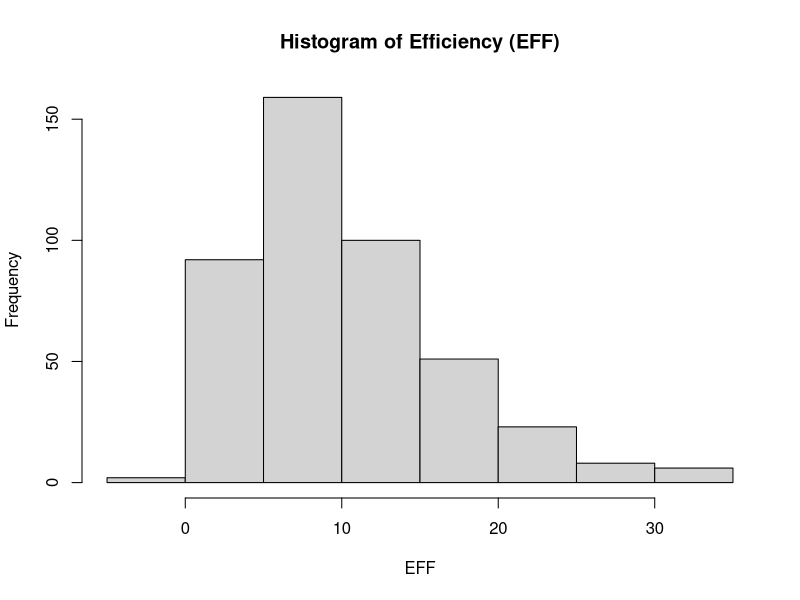
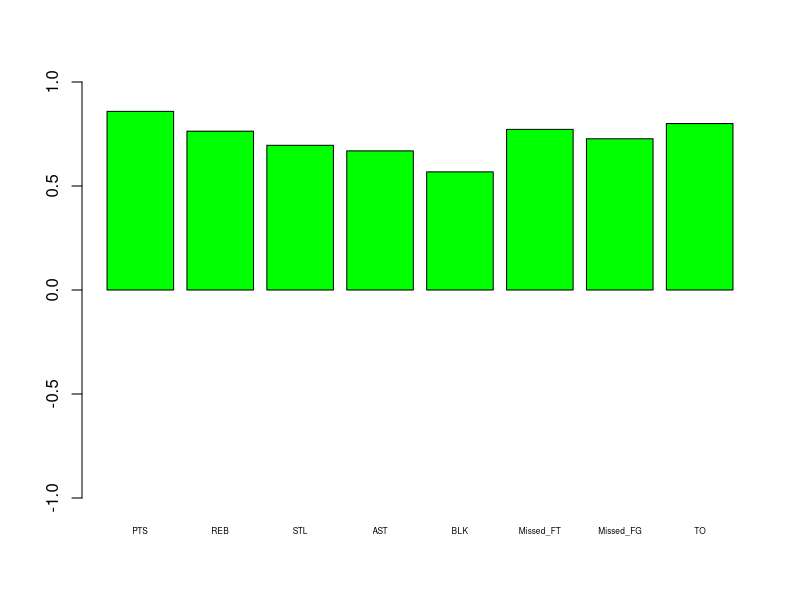
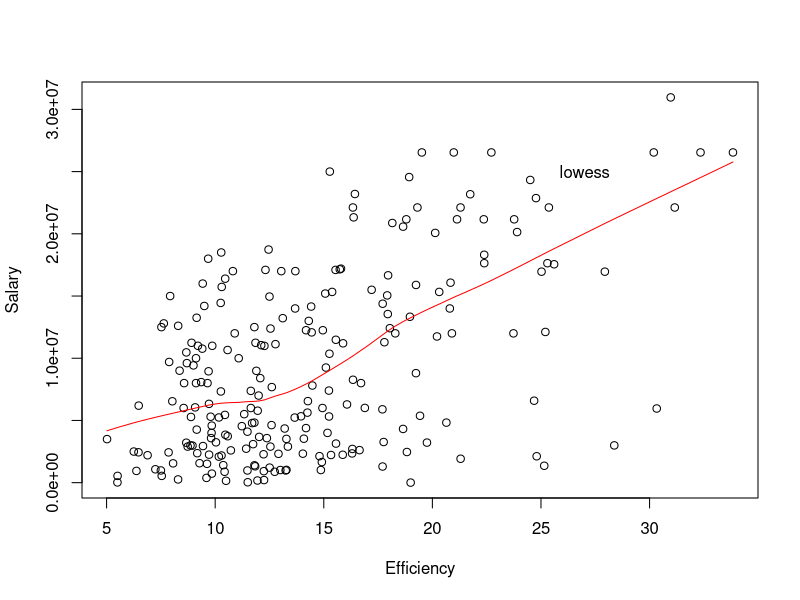
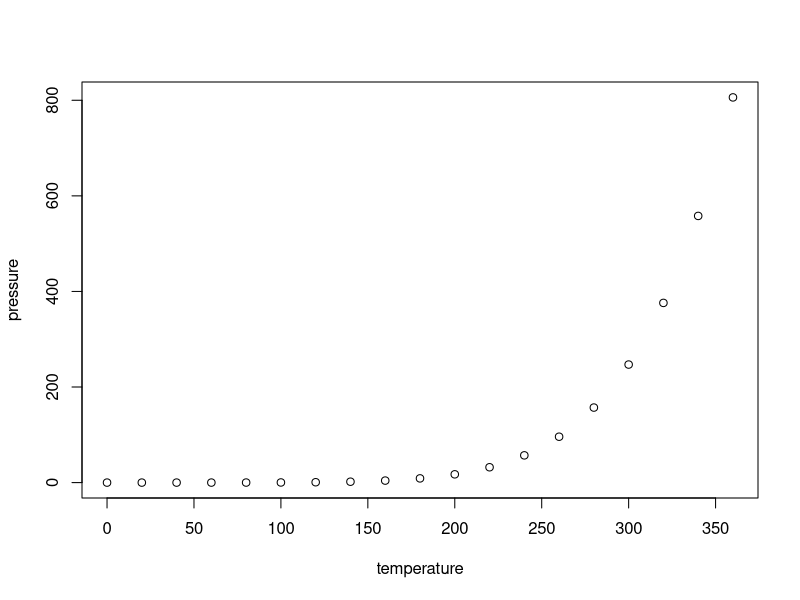

Write the R code that produced these figures, in order.
## ---- chunk 1
knitr::opts_chunk$set(echo = TRUE)
## ---- chunk 2
data_frame_one <- read.csv(file = "data/nba2017-player-statistics.csv", header = TRUE, colClasses = c("character", "character", "factor", "character", "double"))
data_frame_one
## ---- chunk 3
install.packages("readr")
install.packages("dplyr")
## ---- chunk 4
library("readr")
library("dplyr")
data_frame_two <- read_csv("data/nba2017-player-statistics.csv")
data_frame_three <- data.frame(data_frame_two)
data_frame_four <- transform(data_frame_three, Player = as.character(data_frame_three$Player), Team = as.character(data_frame_three$Team), Position = as.factor(data_frame_three$Position), Experience = as.character(data_frame_three$Experience))
data_frame_four
## ---- chunk 5
str(data_frame_four)
## ---- chunk 6
str(data_frame_one)
## ---- chunk 7
data_frame_four$Experience[data_frame_four$Experience == 'R'] <- 0
data_frame_four
## ---- chunk 8
data_frame_four$Experience <- as.integer(data_frame_four$Experience)
str(data_frame_four)
## ---- chunk 9
#missed filed goals
missed_ft <- data_frame_four$FGA - data_frame_four$FGM
data_frame_four$Missed_FT <- missed_ft

#missed free throws
missed_fg <- data_frame_four$FTA - data_frame_four$FTM
data_frame_four$Missed_FG <- missed_fg

#total points
pts <- (3 * data_frame_four$Points3) + (2 * data_frame_four$Points2) + data_frame_four$FTM
data_frame_four$PTS <- pts

#totalrebounds
reb <- data_frame_four$OREB + data_frame_four$DREB
data_frame_four$REB <- reb

#minutes per game
mpg <- data_frame_four$MIN / data_frame_four$GP
data_frame_four$MPG <- mpg

eff <- ((data_frame_four$PTS + data_frame_four$REB + data_frame_four$AST + data_frame_four$STL + data_frame_four$BLK - data_frame_four$Missed_FG - data_frame_four$Missed_FT - data_frame_four$TO) / data_frame_four$GP)
data_frame_four$EFF <- eff
summary(eff)

## ---- chunk 10
data_frame_four
## ---- chunk 11
effHist <- hist(eff, xlab = "EFF", main = "Histogram of Efficiency (EFF)")
effHist
## ---- chunk 12
effDecreasing <- data_frame_four[order(-data_frame_four$EFF),]
infoEFF <- data.frame(
  "Player" = effDecreasing$Player,
  "Team" = effDecreasing$Team,
  "Salary" = effDecreasing$Salary,
  "EFF" = effDecreasing$EFF
)
top10EFF <- head(infoEFF, 10)
top10EFF
## ---- chunk 13
negativeEFF <- subset(infoEFF, EFF < 0)
negativeEFF
## ---- chunk 14
infoNegEFF <- data.frame(
  "Player" = negativeEFF$Player
)
infoNegEFF
## ---- chunk 15
corPTS <- cor(data_frame_four$PTS, data_frame_four$EFF)
corPTS
## ---- chunk 16
corREB <- cor(data_frame_four$REB, data_frame_four$EFF)
corREB
## ---- chunk 17
corAST <- cor(data_frame_four$AST, data_frame_four$EFF)
corAST
## ---- chunk 18
corSTL <- cor(data_frame_four$STL, data_frame_four$EFF)
corSTL
## ---- chunk 19
corBLK <- cor(data_frame_four$BLK, data_frame_four$EFF)
corBLK
## ---- chunk 20
corMissed_FG <- cor(data_frame_four$Missed_FG, data_frame_four$EFF)
corMissed_FG
## ---- chunk 21
corMissed_FT <- cor(data_frame_four$Missed_FT, data_frame_four$EFF)
corMissed_FT
## ---- chunk 22
corTO <- cor(data_frame_four$TO, data_frame_four$EFF)
corTO
## ---- chunk 23
corEFFdata <- data.frame(
  "PTS" = corPTS,
  "REB" = corREB,
  "STL" = corSTL,
  "AST" = corAST,
  "BLK" = corBLK,
  "Missed_FT" = corMissed_FT,
  "Missed_FG" = corMissed_FG,
  "TO" = corTO
)

effDataFrame <- data.frame(Stats = factor(c("PTS", "REB", "STL", "AST", "BLK", "Missed_FT", "Missed_FG", "TO"),
                                        levels = c("PTS", "REB", "STL", "AST", "BLK", "Missed_FT", "Missed_FG", "TO")),
                         effs = c(corPTS, corREB, corSTL, corAST, corBLK, corMissed_FT, corMissed_FG, corTO))

effDat <- c(corPTS, corREB, corSTL, corAST, corBLK, corMissed_FT, corMissed_FG, corTO)
barplotCorEFF <- barplot(effDat, cex.names=0.5, names.arg = c("PTS", "REB", "STL", "AST", "BLK", "Missed_FT", "Missed_FG", "TO"), ylim=c(-1.0,1.0), col = ifelse(effDataFrame$effs < 0,'red','green'))


barplotCorEFF
## ---- chunk 24
corSalEFF <- cor(data_frame_four$EFF, data_frame_four$Salary)
corSalEFF

#the correlation coefficient is very close to one and thus the two variables are strongly positively linearly related
## ---- chunk 25
mins20 <- subset(data_frame_four, MPG >= 20)
infoMPG <- data.frame(
  "Player" = mins20$Player,
  "Salary" = mins20$Salary,
  "EFF" = mins20$EFF,
  "MPG" = mins20$MPG
)
infoMPG
## ---- chunk 26
plotSalEff <- plot(infoMPG$EFF, infoMPG$Salary, xlab = "Efficiency", ylab = "Salary")
lines(lowess(infoMPG$EFF, infoMPG$Salary), col="red")
text(27, 25000000, labels="lowess")
corSalEFFMPG <- cor(infoMPG$EFF, infoMPG$Salary)
corSalEFFMPG
## ---- chunk 27
plot(pressure)
## ---- chunk 28
#the correlation coefficient indicates a positive linear relationship, and the graph reflects this as well. Yet the correlation coefficient is lower than the correlation coefficient of all players. There is a less strong relationship between the two variables as experience goes up than when the players are rookies. 

